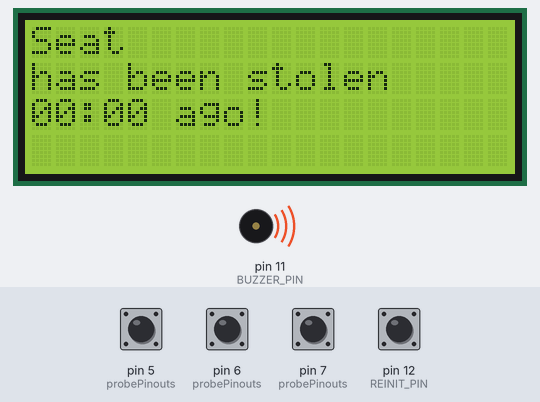
A sketch run on a simulated Arduino Uno, built with avr-gcc and run on an emulated ATmega328P. On the bench: 20×4 character LCD, buzzer (waves = sounding). The test bench sets the inputs (shaded band); at power-on: pin 5 (probePinouts), pin 6 (probePinouts), pin 7 (probePinouts), pin 12 (REINIT_PIN) HIGH. EEPROM starts erased; what the sketch prints to the serial monitor is not drawn.

Above: at 0.2 s.
At 8.5 s:
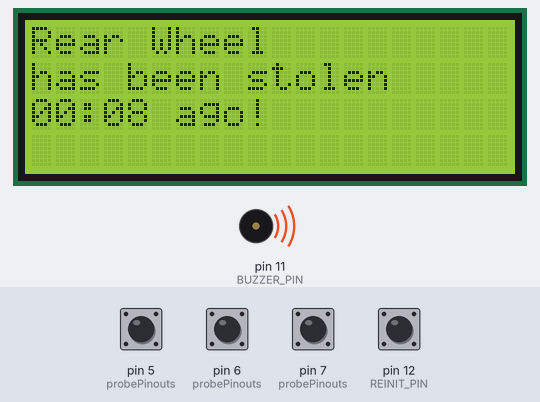
At 17.8 s:
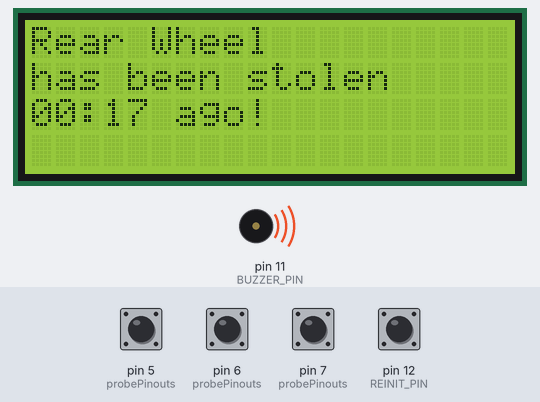
At 38.7 s:
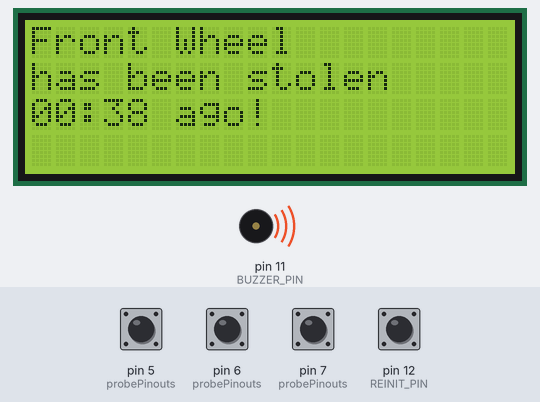
Timing chart, 0 to 40.0 s (numbered marks = the images above):
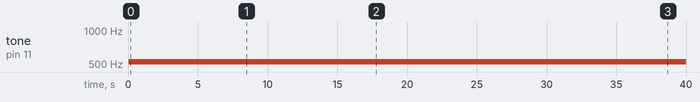

Measured:
- by itself, tone on pin 11 (BUZZER_PIN): silent → 523 Hz at 0.07 s
- what the display in image 1 shows lasts 1.1 s, from 8.4 s to 9.5 s

The sketch:

BikeGuard.ino
```cpp
#include <EEPROM.h>
#include <Wire.h>
#include <LiquidCrystal_I2C.h>
inline int high(int pin) { return digitalRead(pin) == HIGH; }
inline int low(int pin) { return digitalRead(pin) == LOW; }
inline int EEPROM_PROBE_PIN_TIMEOUT_OFFSET(int i) { return 5 + 4 * i; }

///////////// Compile-time Configuration /////////////
const int BUZZER_PIN = 11;  // Pin to buzzer
const int REINIT_PIN = 12;  // Pin to re-initiate to untripped state

// 0 = disabled, number = pinout
const uint8_t probePinouts[8] =
{
    5,
    6,
    7,
    0,
    0,
    0,
    0,
    0
};

String probePinsDescription[8] =
{
    "Seat",
    "Front Wheel",
    "Rear Wheel",
    "",
    "",
    "",
    "",
    ""
};
/////////////////////////////////////////


volatile uint8_t state;  // state of alarm, one bit represents one probe
unsigned long probePinsTimeout[8] = {};  //
LiquidCrystal_I2C lcd(0x27, 20, 4);  // I2C 20x4 LCD
bool lcdContentChanged = true;
inline void refreshDisplay() { lcd.clear(); lcd.setCursor(0, 0); }
unsigned long previousMillis = 0;
inline unsigned long realMillis() { return previousMillis + millis(); }


void setup()
{
    // Prepare serial connection
    Serial.begin(9600);

    // Prepare LCD
    lcd.init();
    lcd.backlight();
    lcd.noCursor();

    // Prepare pin modes
    pinMode(REINIT_PIN, INPUT_PULLUP);
    forEachEnabledProbePin([](int _, int pin)
    {
        pinMode(pin, INPUT_PULLUP);
    });

    // EEPROM Layout
    //       [ 0 ] : probePinouts
    //       [ 1 ] : previousMillis
    // [5 + 4 * i] : probePinsTimeout[i]

    // Read EEPROM
	state = EEPROM.read(0);
    // Serial.print("state = ");
    // Serial.println(state);

    // restore previous state
    if (state)
    {
        if (low(REINIT_PIN)) // reinit
        {
            for (int i = 0; i < 37; i++)
            {
                EEPROM.update(i, 0);
            }
            state = EEPROM.read(0);
            refreshDisplay();
            lcd.print("Reset.");
            delay(1000);
        }
        else
        {
            EEPROM_readAnything(1, previousMillis);
            // Serial.print("previousMillis = ");
            // Serial.println(previousMillis);
            forEachEnabledProbePin([](int i, int pin)
            {
                EEPROM_readAnything(EEPROM_PROBE_PIN_TIMEOUT_OFFSET(i), probePinsTimeout[i]);
                // Serial.print("probePinsTimeout[" + i);
                // Serial.print(i);
                // Serial.print("] = ");
                // Serial.println(probePinsTimeout[i]);
            });
        }
    }
}

void loop()
{
    // if tripped
    if (state)
    {
        // alarm sound forever
        tone(BUZZER_PIN, 523);

        if (realMillis() - previousMillis > 3000)
        {
            EEPROM_writeAnything(1, realMillis());
        }

        forEachEnabledProbePin([](int i, int pin)
        {
            // print details to serial and LCD
            if (1<<i & state)
            {
                String text = probePinsDescription[i];
                String stolen = "has been stolen ";
                auto timeout = realMillis() - probePinsTimeout[i];

                Serial.println(text + " " + stolen + getReadableTime(timeout) + " ago!");

                refreshDisplay();
                lcd.print(text);
                lcd.setCursor(0, 1);
                lcd.print(stolen);
                lcd.setCursor(0, 2);
                lcd.print(getReadableTime(timeout));
                lcd.print(" ago!");

                delay(1000);
            }
        });
    }
    else if (lcdContentChanged)
    {
        refreshDisplay();
        lcd.print("System normal.");
        lcdContentChanged = false;
    }
    else
    {
        delay(500);
    }

    // record time on disconnect, reset time in case of poor pin connection
    forEachEnabledProbePin([](int i, int pin)
    {
        if (high(pin))
        {
            if (probePinsTimeout[i] == 0)
            {
                probePinsTimeout[i] = realMillis();
            }
        }
        else if ((realMillis() - probePinsTimeout[i]) < 2000)
        {
            probePinsTimeout[i] = 0;
        }
    });

    // trip alarm according to timeout
    forEachEnabledProbePin([](int i, int pin)
    {
        if (!(state & 1<<i) && realMillis() - probePinsTimeout[i] >= 2000 && probePinsTimeout[i] != 0)
        {
            state |= 1<<i;
            EEPROM_writeAnything(EEPROM_PROBE_PIN_TIMEOUT_OFFSET(i), probePinsTimeout[i]);
            EEPROM_writeAnything(1, realMillis());
        }
    });

    EEPROM.update(0, state);
}

// param for the lambda: (index, pinout)
void forEachEnabledProbePin(void (*action)(int, int))
{
    for (size_t i = 0; i < 8; i++)
    {
        int pin = probePinouts[i];

        if (pin != 0)
        {
            action(i, pin);
        }
    }
}

// converts miliseconds to readable time string
String getReadableTime(unsigned long ms)
{
    unsigned long currentMillis;
    unsigned long seconds;
    unsigned long minutes;
    unsigned long hours;
    unsigned long days;

    currentMillis = ms;
    seconds = currentMillis / 1000;
    minutes = seconds / 60;
    hours = minutes / 60;
    days = hours / 24;
    currentMillis %= 1000;
    seconds %= 60;
    minutes %= 60;
    hours %= 24;

    String readableTime = "";

    if (days > 0)
    {
        readableTime = String(days) + " ";
    }

    if (hours > 0)
    {
        readableTime += String(hours) + ":";
    }

    if (minutes < 10)
    {
        readableTime += "0";
    }
    readableTime += String(minutes) + ":";

    if (seconds < 10)
    {
        readableTime += "0";
    }

    readableTime += String(seconds);
    return readableTime;
}

// credit: https://forum.arduino.cc/t/writing-numbers-bigger-than-1-byte-to-eeprom/56631/12
template <class T> int EEPROM_writeAnything(int ee, const T& value)
{
    const byte* p = (const byte*)(const void*)&value;
    int i;
    for (i = 0; i < sizeof(value); i++)
	  EEPROM.update(ee++, *p++);
    return i;
}

// credit: https://forum.arduino.cc/t/writing-numbers-bigger-than-1-byte-to-eeprom/56631/12
template <class T> int EEPROM_readAnything(int ee, T& value)
{
    byte* p = (byte*)(void*)&value;
    int i;
    for (i = 0; i < sizeof(value); i++)
	  *p++ = EEPROM.read(ee++);
    return i;
}
```
